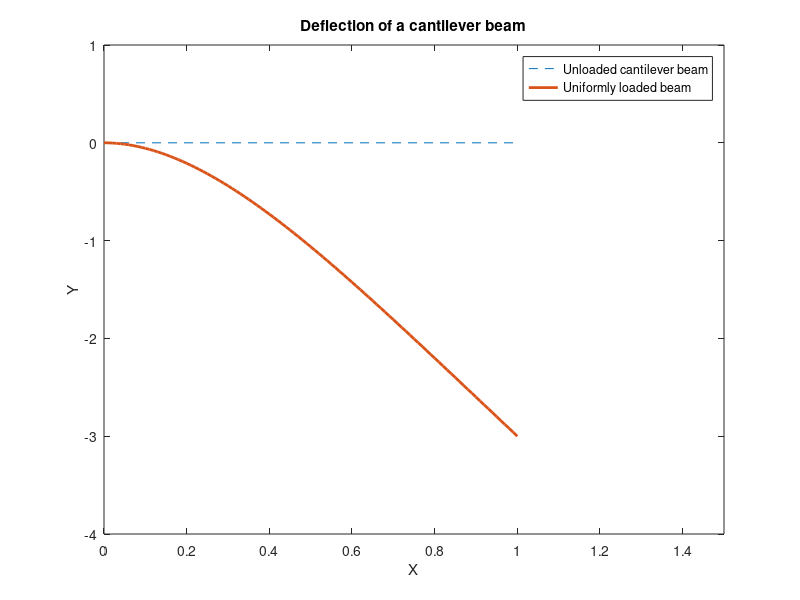

The MATLAB source for this figure:
X = 0:0.01:1;

Y = -(X.^4 - 4*X.^3 + 6*X.^2);
YE = 0;

plot([0 1], [0 0], '--',X,Y,'LineWidth',2)
axis([0, 1.5, -4, 1]);
title('Deflection of a cantilever beam')
xlabel('X')
ylabel('Y')
legend('Unloaded cantilever beam', 'Uniformly loaded beam')